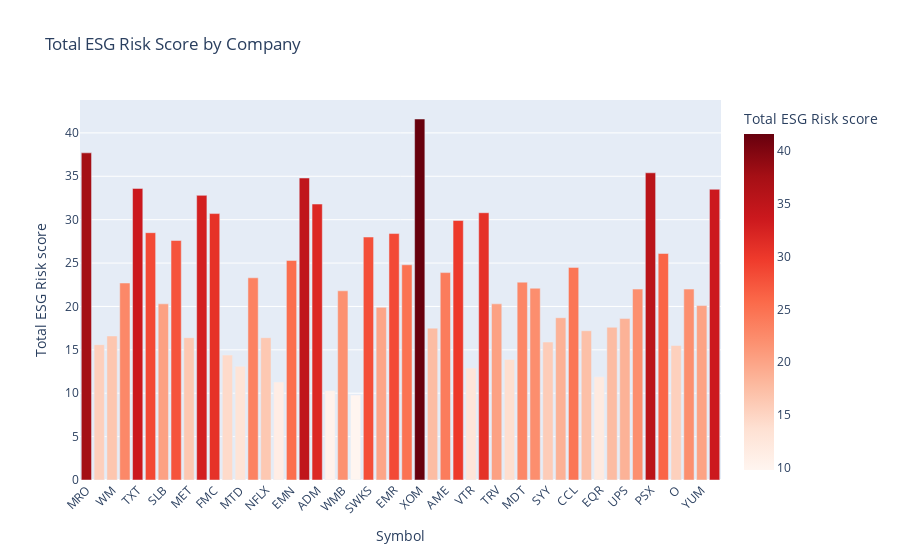

The notebook cell this image was saved under:
### Code cell
# Draw the graph of 'Total ESG Risk Score by Company'
fig1 = px.bar(
        sample_data,
        x='Symbol',
        y='Total ESG Risk score',
        title='Total ESG Risk Score by Company',
        color='Total ESG Risk score',
        color_continuous_scale='reds'
    )
fig1.update_layout(xaxis_tickangle=-45)

fig1.show()
fig1.write_html("esg_risk_score.html")

### Figure 1 — Plotly figure (JSON) as saved in the notebook; plotly's stock layout.template omitted (floating-point values rounded to 4 significant figures)
{"data": [{"hovertemplate": "Symbol=%{x}<br>Total ESG Risk score=%{marker.color}<extra></extra>", "legendgroup": "", "marker": {"color": [37.7, 15.6, 16.6, 22.7, 33.6, 28.5, 20.3, 27.6, 16.4, 32.8, 30.7, 14.4, 13.1, 23.3, 16.4, 11.3, 25.3, 34.8, 31.8, 10.3, 21.8, 9.8, 28.0, 19.9, 28.4, 24.8, 41.6, 17.5, 23.9, 29.9, 12.9, 30.8, 20.3, 13.9, 22.8, 22.1, 15.9, 18.7, 24.5, 17.2, 11.9, 17.6, 18.6, 22.0, 35.4, 26.1, 15.5, 22.0, 20.1, 33.5], "coloraxis": "coloraxis", "pattern": {"shape": ""}}, "name": "", "orientation": "v", "showlegend": false, "textposition": "auto", "type": "bar", "x": ["MRO", "ULTA", "WM", "BMY", "TXT", "GM", "SLB", "PCAR", "MET", "NUE", "FMC", "TJX", "MTD", "SCHW", "NFLX", "HPQ", "EMN", "FTV", "ADM", "PLD", "WMB", "AVB", "SWKS", "ECL", "EMR", "INCY", "XOM", "FIS", "AME", "ABBV", "VTR", "PNW", "TRV", "ARE", "MDT", "PNR", "SYY", "VZ", "CCL", "KLAC", "EQR", "HLT", "UPS", "CVS", "PSX", "AEP", "O", "ALL", "YUM", "MOS"], "xaxis": "x", "y": [37.7, 15.6, 16.6, 22.7, 33.6, 28.5, 20.3, 27.6, 16.4, 32.8, 30.7, 14.4, 13.1, 23.3, 16.4, 11.3, 25.3, 34.8, 31.8, 10.3, 21.8, 9.8, 28.0, 19.9, 28.4, 24.8, 41.6, 17.5, 23.9, 29.9, 12.9, 30.8, 20.3, 13.9, 22.8, 22.1, 15.9, 18.7, 24.5, 17.2, 11.9, 17.6, 18.6, 22.0, 35.4, 26.1, 15.5, 22.0, 20.1, 33.5], "yaxis": "y"}], "layout": {"barmode": "relative", "coloraxis": {"colorbar": {"title": {"text": "Total ESG Risk score"}}, "colorscale": [[0, "rgb(255,245,240)"], [0.125, "rgb(254,224,210)"], [0.25, "rgb(252,187,161)"], [0.375, "rgb(252,146,114)"], [0.5, "rgb(251,106,74)"], [0.625, "rgb(239,59,44)"], [0.75, "rgb(203,24,29)"], [0.875, "rgb(165,15,21)"], [1, "rgb(103,0,13)"]]}, "legend": {"tracegroupgap": 0}, "title": {"text": "Total ESG Risk Score by Company"}, "xaxis": {"anchor": "y", "domain": [0, 1], "tickangle": -45, "title": {"text": "Symbol"}}, "yaxis": {"anchor": "x", "domain": [0, 1], "title": {"text": "Total ESG Risk score"}}}}
